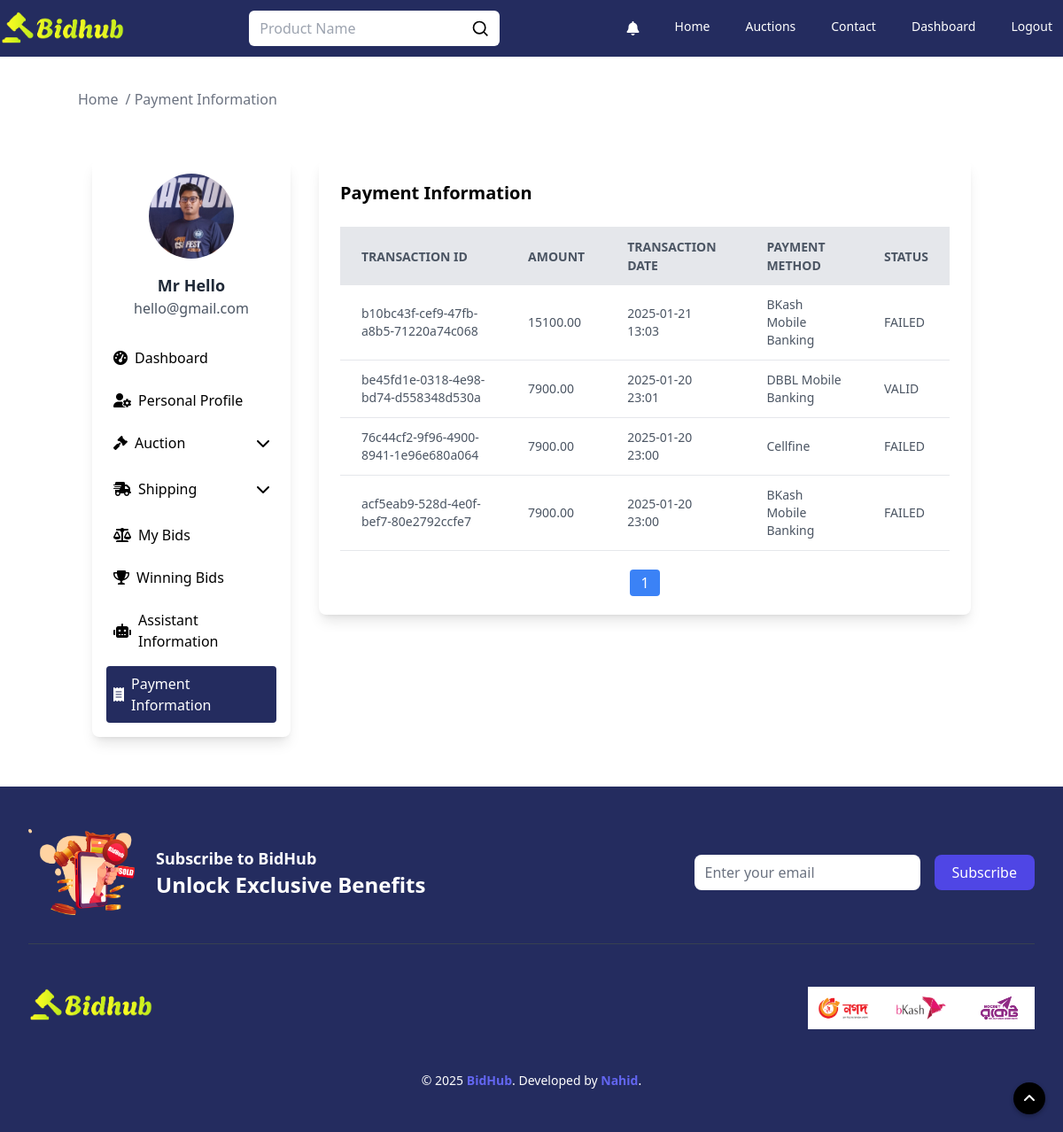
/payment_information/ (signed in), run on the app's committed database.
### auctions/models.py (models this page shows, shortened)
class User(AbstractUser):
    profile_picture = models.ImageField(upload_to='profile_pictures', null=True, blank=True)
    email = models.EmailField(_('email address'), unique=True)
    province = models.CharField(max_length=100, blank=True)
    city = models.CharField(max_length=100, blank=True)
    zone = models.CharField(max_length=100, blank=True)
    address = models.TextField(null=True, blank=True)
    zip_code = models.CharField(max_length=20, blank=True)
    phone = models.CharField(max_length=15, blank=True)
    objects = CustomUserManager()
    USERNAME_FIELD = 'username'
    EMAIL_FIELD = 'email'
    REQUIRED_FIELDS = ['email']

class Payment(models.Model):
    user = models.ForeignKey(User, on_delete=models.CASCADE)
    auction = models.ForeignKey(AuctionList, on_delete=models.CASCADE)
    transaction_id = models.CharField(max_length=100, unique=True)
    payment_method = models.CharField(max_length=100)
    status = models.CharField(max_length=20)
    amount = models.DecimalField(max_digits=10, decimal_places=2)
    transaction_date = models.DateTimeField(auto_now_add=True)

### auctions/views.py (the view)
# urls.py: path("payment_information/", views.payment_information, name="paymentInformation"),
@login_required(login_url='login')
def payment_information(request):
    user = request.user
    profile_picture_url = None
    if hasattr(user, 'profile_picture') and user.profile_picture:
        profile_picture_url = request.build_absolute_uri(user.profile_picture.url)
    payments = Payment.objects.filter(user=user).order_by('-transaction_date')
    paginator = Paginator(payments, 5)
    page_number = request.GET.get("page")
    page_obj = paginator.get_page(page_number)
    total_payment = paginator.count
    return render(request, "payment_information.html", {
        'email': user.email,
        'name': f"{user.first_name} {user.last_name}",
        'profile_picture': profile_picture_url,
        'payments': page_obj,
        'total_payment': total_payment
    })

### auctions/templates/payment_information.html (shortened to what this page needs)
{% extends "layout.html" %}
{% load static %}
{% block body %}
    <div class="max-w-[1280px] w-full m-auto">
        <div class="pt-[100px]">
            <div class="container mx-auto">
                <ul class="flex space-x-2 text-gray-500">
                    <li><a href="/" class="hover:text-blue-500">Home</a></li>
                    <li><span> / Payment Information</span></li>
                </ul>
            </div>
        </div>
        <section class="my-10">
            <div class="container mx-auto">
                <div class="flex flex-wrap justify-center">
                    {% include "sidebar.html" %}
                    <div class="w-full sm:w-2/3 lg:w-3/4 p-4">
                        <div class="bg-white shadow-lg rounded-lg p-6 mb-10">
                            <h5 class="text-xl font-semibold mb-6">Payment Information</h5>
                            <div class="w-full overflow-x-auto">
                            <table class="min-w-full bg-white">
                                <thead>
                                <tr class="w-full bg-gray-200 text-gray-600 uppercase text-sm leading-normal">
                                    <th class="py-3 px-6 text-left">Transaction ID</th>
                                    <th class="py-3 px-6 text-left">Amount</th>
                                    <th class="py-3 px-6 text-left">Transaction Date</th>
                                    <th class="py-3 px-6 text-left">Payment Method</th>
                                    <th class="py-3 px-6 text-left">Status</th>
                                </tr>
                                </thead>
                                <tbody class="text-gray-600 text-sm font-light">
                                {% for payment in payments %}
                                    <tr class="border-b border-gray-200 hover:bg-gray-100">
                                        <td class="py-3 px-6">{{ payment.transaction_id }}</td>
                                        <td class="py-3 px-6">{{ payment.amount }}</td>
                                        <td class="py-3 px-6">{{ payment.transaction_date|date:"Y-m-d H:i" }}</td>
                                        <td class="py-3 px-6">{{ payment.payment_method }}</td>
                                        <td class="py-3 px-6">{{ payment.status }}</td>
                                    </tr>
                                {% empty %}
                                    <tr>
                                        <td colspan="5" class="text-center py-3">No payment information available.</td>
                                    </tr>
                                {% endfor %}
                                </tbody>
                            </table>
                        </div>
                            <div class="mt-6 flex justify-center">
                                <ul class="flex space-x-2">
                                    {% for num in payments.paginator.page_range %}
                                        {% if num == 1 or num == payments.paginator.num_pages %}
                                            <li>
                                                <a href="?page={{ num }}"
                                                   class="{% if num == payments.number %} bg-blue-500 text-white {% else %} bg-gray-200 text-gray-700 {% endif %} px-3 py-1 rounded">
                                                    {{ num }}
                                                </a>
                                            </li>
                                        {% elif num == payments.number|add:"-2" or num == payments.number|add:"2" %}
                                            <li>
                                                <span class="px-3 py-1">...</span>
                                            </li>
                                        {% endif %}
                                    {% endfor %}
                                </ul>
                            </div>
                        </div>
                    </div>
                </div>
            </div>
        </section>
    </div>
{% endblock %}

### auctions/templates/sidebar.html (shortened to what this page needs)
{% load static %}
{% block body %}
    {% url 'userProfile' as user_profile_url %}
    {% url 'userDashboard' as user_dashboard_url %}
    {% url 'myAuction' as my_auction_url %}
    {% url 'userBids' as user_bids_url %}
    {% url 'userWinBids' as user_win_bids_url %}
    {% url 'paymentInformation' as payment_info_url %}
    {% url 'create' as create_auction_url %}
    {% url 'assistant_info' as assistant_info %}
    {% url 'shipping_to' as shipping_to %}
    {% url 'shipping_from' as shipping_from %}
    <div class="w-full sm:w-1/3 lg:w-1/4 p-4">
        <div class="bg-white shadow-lg rounded-lg p-4 sticky top-20">
            <div class="flex flex-col items-center">
                <div class="relative w-24 h-24 rounded-full overflow-hidden">
                    <form id="profile-pic-form" method="post" enctype="multipart/form-data">
                        <img id="profile-pic-preview" class="object-cover w-[100px] h-[100px]"
                             src="{% if profile_picture %}{{ profile_picture }}{% else %}{% static 'images/men.png' %}{% endif %}"
                             alt="{{ username }}">
                    </form>
                </div>
                <h5 class="mt-4 text-lg font-semibold text-gray-800">
                    {% if name %}{{ name }}{% else %}None{% endif %}
                </h5>
                <span class="text-gray-600">{{ user.email }}</span>
            </div>
            <ul class="mt-6 space-y-2">
                <li>
                    <a href="{{ user_dashboard_url }}"
                       class="flex items-center p-2 rounded w-full {% if request.path == user_dashboard_url %}bg-[#242c5f] text-white{% else %}text-black hover:bg-[#242c5f] hover:text-white{% endif %}">
                        <i class="fas fa-tachometer-alt mr-2"></i> Dashboard
                    </a>
                </li>
                <li>
                    <a href="{{ user_profile_url }}"
                       class="flex items-center p-2 rounded w-full {% if request.path == user_profile_url %}bg-[#242c5f] text-white{% else %}text-black hover:bg-[#242c5f] hover:text-white{% endif %}">
                        <i class="fas fa-user-cog mr-2"></i> Personal Profile
                    </a>
                </li>
                <li class="w-full">
                    <button onclick="toggleMenu('auction-menu', 'chevron-icon')"
                            class="flex items-center justify-between p-2 rounded w-full text-black hover:bg-[#242c5f] hover:text-white transition-colors"
                            data-url="{{ create_auction_url }}">
                        <span class="flex items-center">
                            <i class="fas fa-gavel mr-2"></i> Auction
                        </span>
                        <i id="chevron-icon" class="fas fa-chevron-down transition-transform duration-300"></i>
                    </button>
                </li>
                <li class="w-full">
                    <button onclick="toggleMenu('shipping-menu', 'shipping-chevron')"
                            class="flex items-center justify-between p-2 rounded w-full text-black hover:bg-[#242c5f] hover:text-white transition-colors"
                            data-url="{{ shipping_from }}">
                        <span class="flex items-center">
                            <i class="fa-solid fa-truck-fast mr-2"></i> Shipping
                        </span>
                        <i id="chevron-icon" class="fas fa-chevron-down transition-transform duration-300"></i>
                    </button>
                </li>
                <li>
                    <a href="{{ user_bids_url }}"
                       class="flex items-center p-2 rounded w-full {% if request.path == user_bids_url %}bg-[#242c5f] text-white{% else %}text-black hover:bg-[#242c5f] hover:text-white{% endif %}">
                        <i class="fas fa-balance-scale mr-2"></i> My Bids
                    </a>
                </li>
                <li>
                    <a href="{{ user_win_bids_url }}"
                       class="flex items-center p-2 rounded w-full {% if request.path == user_win_bids_url %}bg-[#242c5f] text-white{% else %}text-black hover:bg-[#242c5f] hover:text-white{% endif %}">
                        <i class="fas fa-trophy mr-2"></i> Winning Bids
                    </a>
                </li>
                <li>
                    <a href="{{ assistant_info }}"
                       class="flex items-center p-2 rounded w-full {% if request.path == assistant_info %}bg-[#242c5f] text-white{% else %}text-black hover:bg-[#242c5f] hover:text-white{% endif %}">
                        <i class="fa-solid fa-robot mr-2"></i> Assistant Information
                    </a>
                </li>
                <li>
                    <a href="{{ payment_info_url }}"
                       class="flex items-center p-2 rounded w-full {% if request.path == payment_info_url %}bg-[#242c5f] text-white{% else %}text-black hover:bg-[#242c5f] hover:text-white{% endif %}">
                        <i class="fas fa-receipt mr-2"></i> Payment Information
                    </a>
                </li>
            </ul>
        </div>
    </div>
{% endblock %}

### data on the page
User: email "hello@gmail.com"
Payment: transaction_id "b10bc43f-cef9-47fb-a8b5-71220a74c068", amount "15100.00", transaction_date "2025-01-21 13:03", payment_method "BKash Mobile Banking", status "FAILED"
Payment: transaction_id "be45fd1e-0318-4e98-bd74-d558348d530a", amount "7900.00", transaction_date "2025-01-20 23:01", payment_method "DBBL Mobile Banking", status "VALID"
Payment: transaction_id "76c44cf2-9f96-4900-8941-1e96e680a064", amount "7900.00", transaction_date "2025-01-20 23:00", payment_method "Cellfine", status "FAILED"
Payment: transaction_id "acf5eab9-528d-4e0f-bef7-80e2792ccfe7", amount "7900.00", transaction_date "2025-01-20 23:00", payment_method "BKash Mobile Banking", status "FAILED"

### other printed values
{{ name }} "Mr Hello"
{{ num }} "1"
